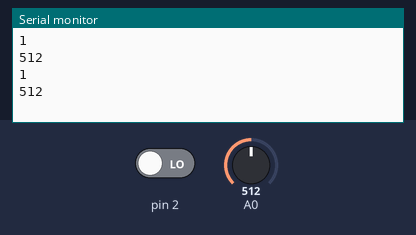
Simulated run of this sketch. Board: Arduino Uno, built with avr-gcc and run on an emulated ATmega328P. Shown: the last lines printed to the serial monitor. The test bench sets the inputs (shaded band); at power-on: A0 = 512, pin 2 LOW.

Above: at 3.8 s.
3.9 s: A0 set to 716
At 6.4 s:
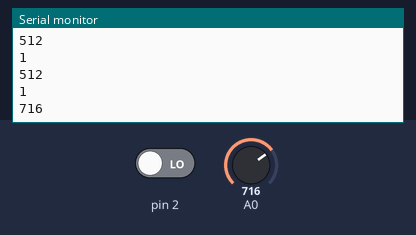
7.8 s: pin 2 driven HIGH
11.7 s: A0 set to 900
At 13.4 s:
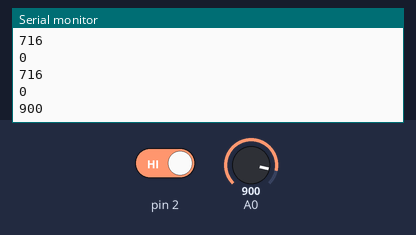
Timing chart, 0 to 14.9 s (numbered marks = the images above; inputs shaded):
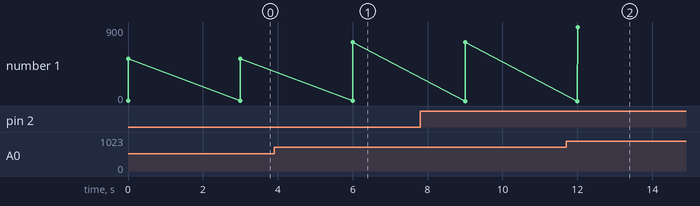

The sketch:

sensors-reader.ino
```cpp
void setup(){
     Serial.begin(9600);
}

void loop(){

int AnalogValue;
AnalogValue = analogRead(A0);

  if (digitalRead(2) == HIGH) {
    Serial.println(false);
    Serial.println(AnalogValue);
    for(int i=0; i < 2; i++){

    }
  }
  else {
    Serial.println(true);
    Serial.println(AnalogValue);
  }
  delay(3000);
}
```

Measured:
- after the input at 3.9 s, the serial monitor: prints a new line after 2.1 s (image 1)
- after the input at 11.7 s, the serial monitor: prints a new line after 0.31 s (image 2)
- plotted number 1: 512 → 716 after the input at 3.9 s, 716 → 900 after the input at 11.7 s
